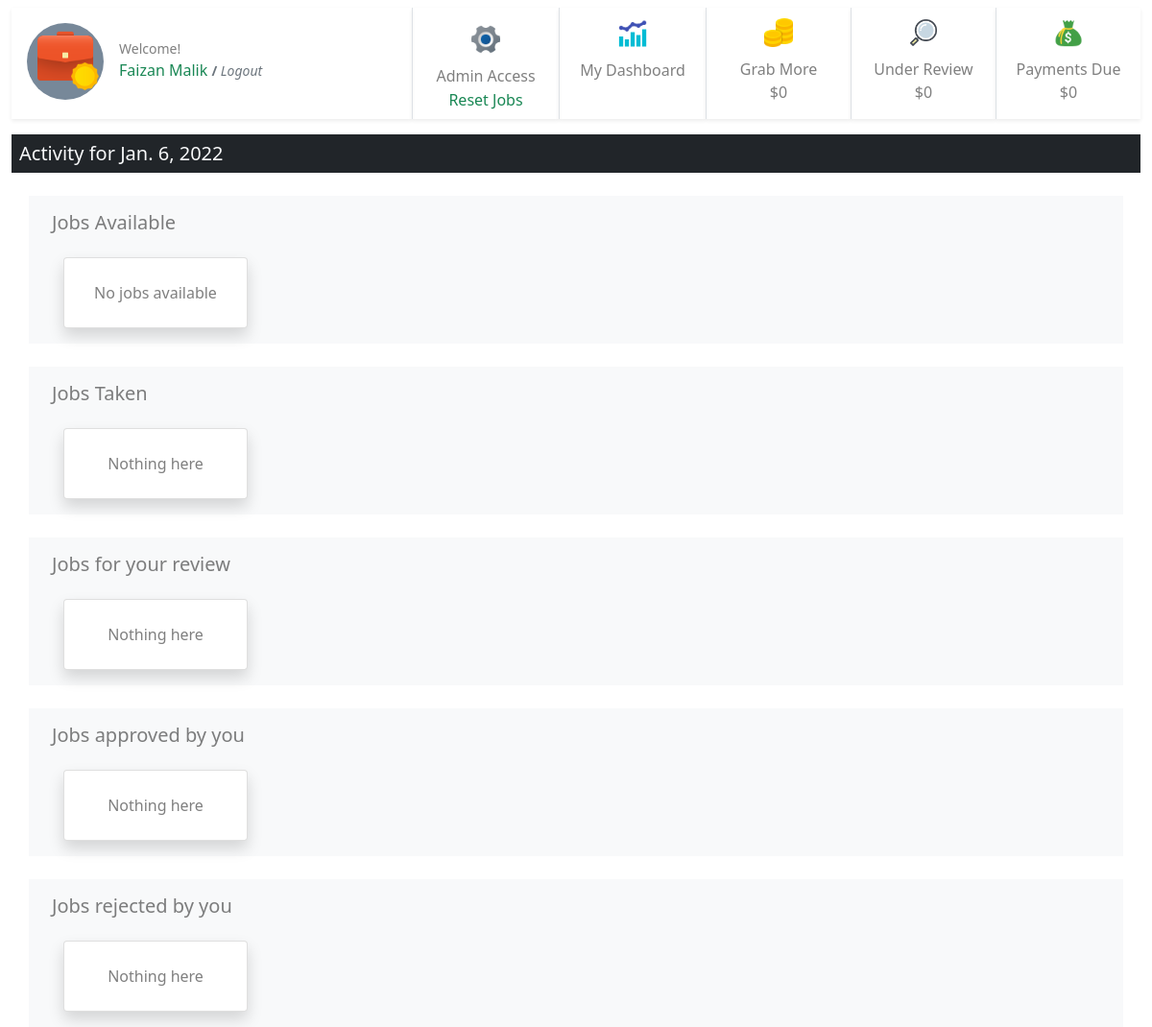
Before: / (signed in) with the older database file.
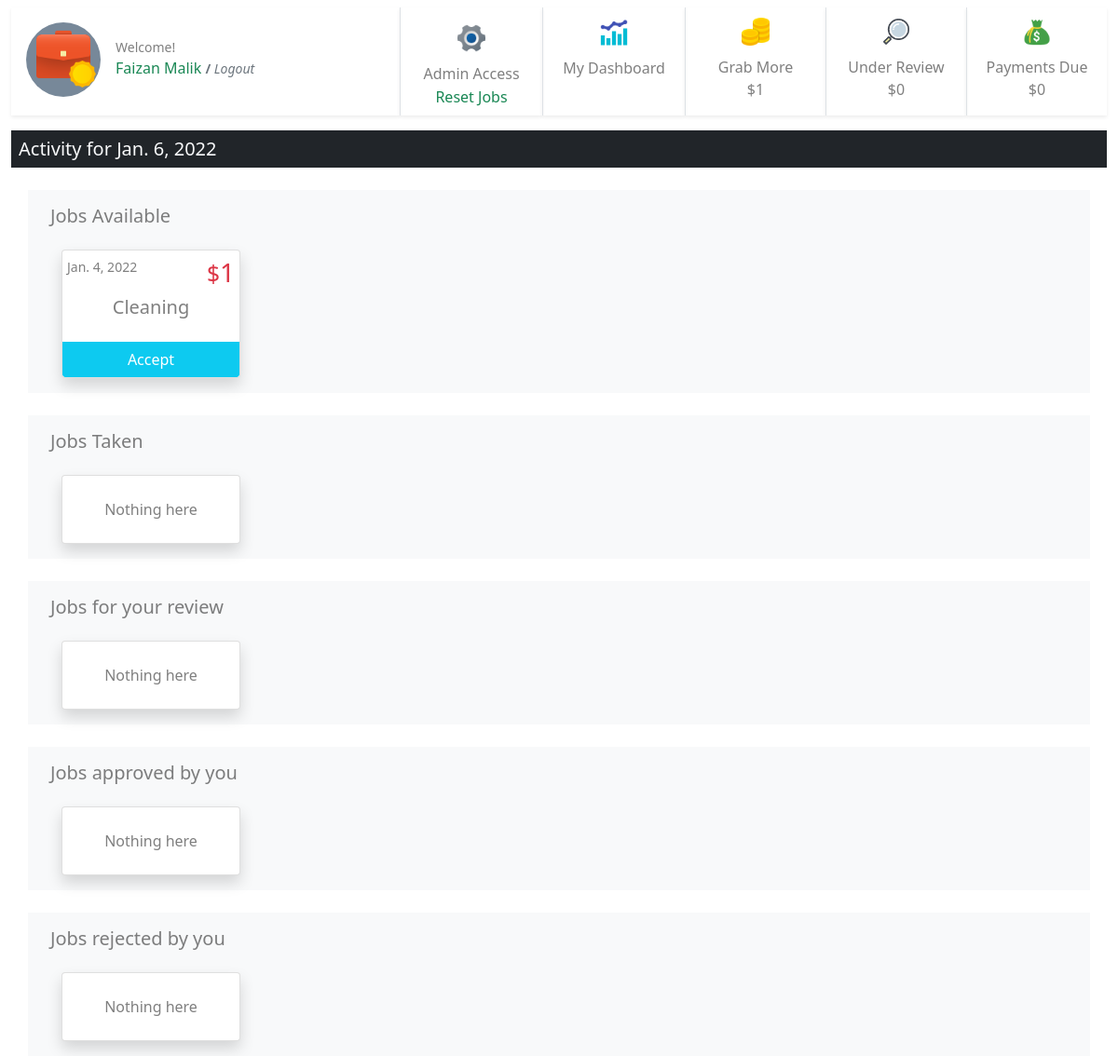
After: the same page with the newer database file.
### jobs/models.py (models this page shows, shortened)
class JobPost(models.Model):
    job_title = models.CharField(max_length=200)
    publish_date = models.DateTimeField('date published', auto_now_add=True)
    job_detail = models.CharField(max_length=200)
    job_price = models.IntegerField(default=0)
    job_taken = models.BooleanField(default=False)
    job_under_review = models.BooleanField(default=False)
    job_passed_review = models.BooleanField(default=False)
    job_taken_date = models.DateTimeField('date job taken', null=True, blank=True)
    job_done = models.BooleanField(default=False)
    job_done_date = models.DateTimeField('date job completed', null=True, blank=True)
    job_taker = models.ForeignKey(User, on_delete=models.CASCADE, null=True, blank=True, related_name='job_user')
    job_creator = models.ForeignKey(User, on_delete=models.CASCADE, null=True, blank=True, related_name='job_author')
    job_rejected_by_admin = models.BooleanField(default=False)
    job_expired = models.BooleanField(default=False)
    def __str__(self):
        return self.job_title

### jobs/views.py (the view, shortened to what this page needs)
# urls.py: path('', views.index, name='index'),
@login_required
def index(request):
    print("user type : ",type(request.user))
    user = User.objects.get(username = request.user)
    user_group = Group.objects.get(user = request.user)
    print('user_group \n', user_group)
    users_in_a_group = User.objects.filter(groups=user_group)
    print('users in group \n',users_in_a_group )
    def job_creators(users_in_a_group):
        poster = None
        for u in users_in_a_group:
            job_list_1 = JobPost.objects.filter(job_creator = u).order_by('-id')[:10]
            print (u, job_list_1, len(job_list_1))
            if len(job_list_1) > 0:
                print("job creator is", u.id)
                poster = u
                print(u)
            else:
                print('None')
        return poster
    date_today = timezone.datetime.now()
    this_family_jobs = JobPost.objects.filter(publish_date__month=date_today.month).filter(job_creator=job_creators(users_in_a_group))
    print('this_family_jobs : ', this_family_jobs)
    if request.user.is_staff:
        print("I am a staff")
        my_jobs_under_review = this_family_jobs.filter(job_taker=user).filter(job_taken= True).filter(job_under_review= True).order_by('-id')[:10]
        my_jobs_acceptably_done = this_family_jobs.filter(job_taker=user).filter(job_taken=True).filter(job_done=True).filter(job_passed_review= True).order_by('-id')[:10]
        jobs_under_review = this_family_jobs.filter(job_taken= True).filter(job_under_review= True).order_by('-id')[:10]
        jobs_acceptably_done = this_family_jobs.filter(job_taken=True).filter(job_done=True).filter(job_passed_review= True).order_by('-id')[:10]
        jobs_review_rejected_by_admin = this_family_jobs.filter(job_taken=True).filter(job_done=True).filter(job_rejected_by_admin = True).order_by('-id')[:10]
        job_list = this_family_jobs.filter(job_taken= False).order_by('-id')
        job_gone = this_family_jobs.filter(job_taken= True).order_by('-id')[:10]
        my_unfinished_jobs = this_family_jobs.filter(job_taker=user).filter(job_taken=True).filter(job_done=False).order_by('-id')[:10]
        all_unfinished_jobs = this_family_jobs.filter(job_taken=True).filter(job_done=False).order_by('-id')[:10]
        my_done_jobs = this_family_jobs.filter(job_taker=user).filter(job_done=True).order_by('-id')[:10]
        all_done_jobs = this_family_jobs.filter(job_taken=True).filter(job_done=True).order_by('-id')[:10]
        my_money_under_review_this_month = this_family_jobs.filter(job_taken=True).filter(job_under_review= True).filter(job_done=True).aggregate(Sum('job_price'))
        my_total_this_mont = this_family_jobs.filter(job_taken=True).filter(job_done=True).filter(job_passed_review= True).aggregate(Sum('job_price'))
        unclaimed = this_family_jobs.filter(job_taken= False).aggregate(Sum('job_price'))
    template = loader.get_template('jobs/index.html')
    print("Money", my_money_under_review_this_month)
    if request.user == 'AnonymousUser':
        usr = "None"
    else:
        usr = request.user
    context = {
     'job_list': job_list,
     'job_gone' : job_gone,
     'my_unfinished_jobs' : my_unfinished_jobs,
     'my_done_jobs' : my_done_jobs,
     'user': usr,
     'my_money_under_review_this_month':my_money_under_review_this_month,
     'my_total_this_mont': my_total_this_mont,
     'unclaimed': unclaimed,
     'all_unfinished_jobs' : all_unfinished_jobs,
     'all_done_jobs' : all_done_jobs,
     'jobs_acceptably_done' : jobs_acceptably_done,
     'jobs_under_review' : jobs_under_review,
     'my_jobs_acceptably_done' : my_jobs_acceptably_done,
     'my_jobs_under_review' : my_jobs_under_review,
     'date_today' : timezone.datetime.now(),
     'jobs_review_rejected_by_admin' : jobs_review_rejected_by_admin,
     }
    return HttpResponse(template.render(context, request))

### jobs/templates/jobs/index.html (shortened to what the changed rows need)
{% extends "jobs/base.html" %} {% load static %} {% block user %} {{user.first_name}} {{user.last_name}}{% endblock user %} {% block content %}
<div class="container bg-light">
    <div class="row justify-content-start flex-wrap">
        {% if job_list %} {% for q in job_list %}
        <div class="card ms-4 mb-3 shadow rounded p-0" style="width: 12rem;">
            <a class="btn p-0" href="{% url 'jobs:detail' q.id%}" style="width: 100%;">
                <div class="card-body p-0">
                    <div class="d-flex justify-content-between">
                        <small class="card-text text-black-50 mt-1 ms-1">{{q.publish_date.date}}</small>
                        <h3 class="text-danger mt-1 me-1 "><small>$</small>{{q.job_price}}</h3>
                    </div>
                    <h5 class="card-title pb-3 text-center text-black-50">{{ q.job_title }}</h5>
            </a>
            <form class="text-center bg-info rounded-bottom" action="{% url 'jobs:payments' %}" method='post'>
                <input type="submit" value="Accept" class="btn btn-info text-white fs-6" style="width: 100%;">
            </form>
            </div>
        </div>
        {% endfor %} {% else %}
        <div class="card ms-4 mb-3 shadow bg-body rounded p-0" style="width: 12rem;">
            <div class="card-body mt-2 pb-0">
                <p class="card-title pb-3 text-center text-black-50">No jobs available</p>
            </div>
        </div>
        {% endif %}
    </div>
</div>
</div>
{% endblock content %} {% block sidebar %}
<div class="d-flex flex-row ">
    <div class="d-flex flex-row ">
        <div class=" mt-2 mb-2  text-center border-start shadow-sm">
            <div class="" style="width: 150px;">
                <div class="">
                    <p class="m-0 text-black-50 fs-6">Grab More</p> {% if unclaimed.job_price__sum != None %}
                    <p class="text-black-50 fs-6">${{unclaimed.job_price__sum}}</p>
                    {% else %}
                    <p class="text-black-50 fs-6">$0</p>
                    {% endif %}
                </div>
            </div>
        </div>
    </div>
</div>
{% endblock sidebar %}

Changed rows visible on the page:
added JobPost: publish_date "Jan. 4, 2022", job_price "1", job_title "Cleaning"
Other visible differences:
{{ unclaimed.job_price__sum }}: (not shown) → "1"
text no longer shown: "$0 No jobs available"
